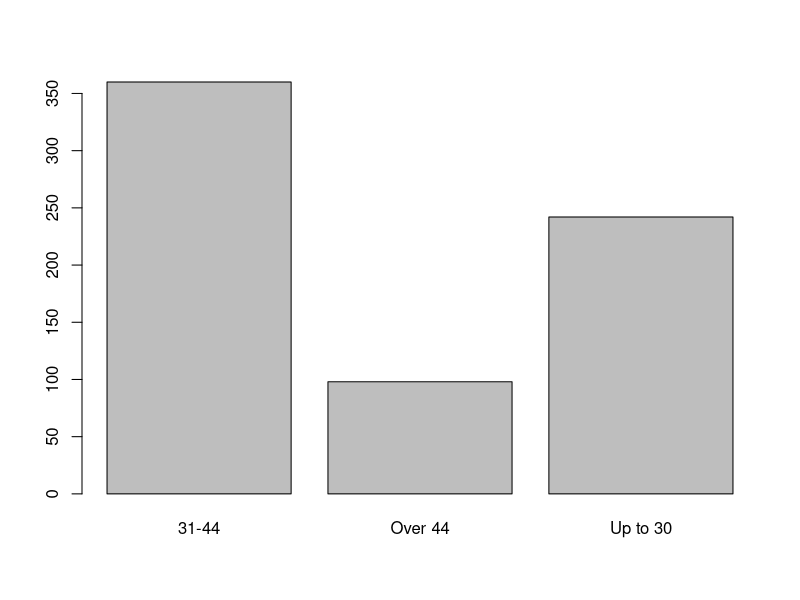

Reproduce this figure in R.
library(e1071)
data = read.csv("incomedata.csv")
print(kurtosis(data$income))
agecat = data['agecat']
View(agecat)
tab = table(agecat)
View(tab)
barplot(tab)